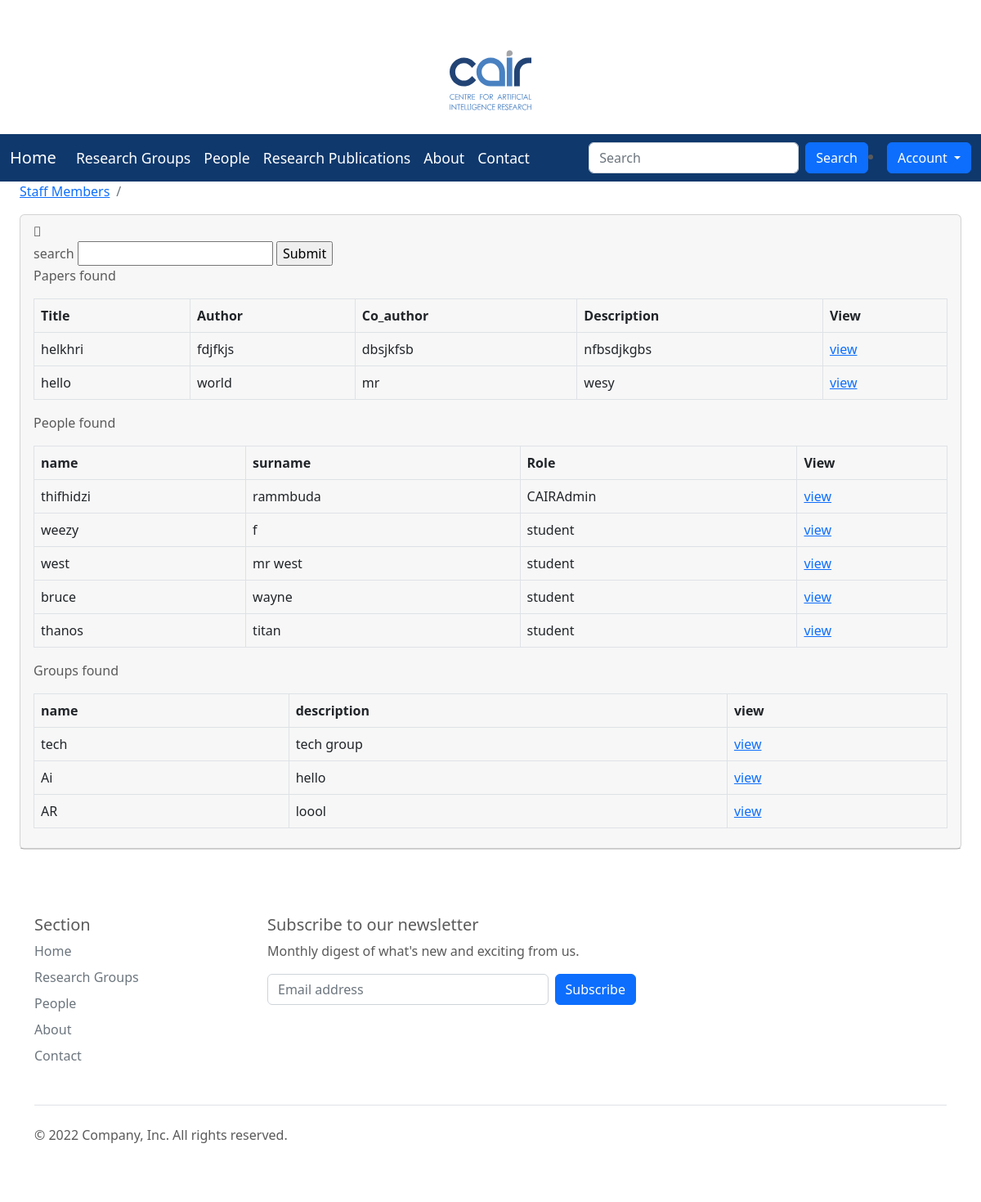
The app's page /search/, older data.
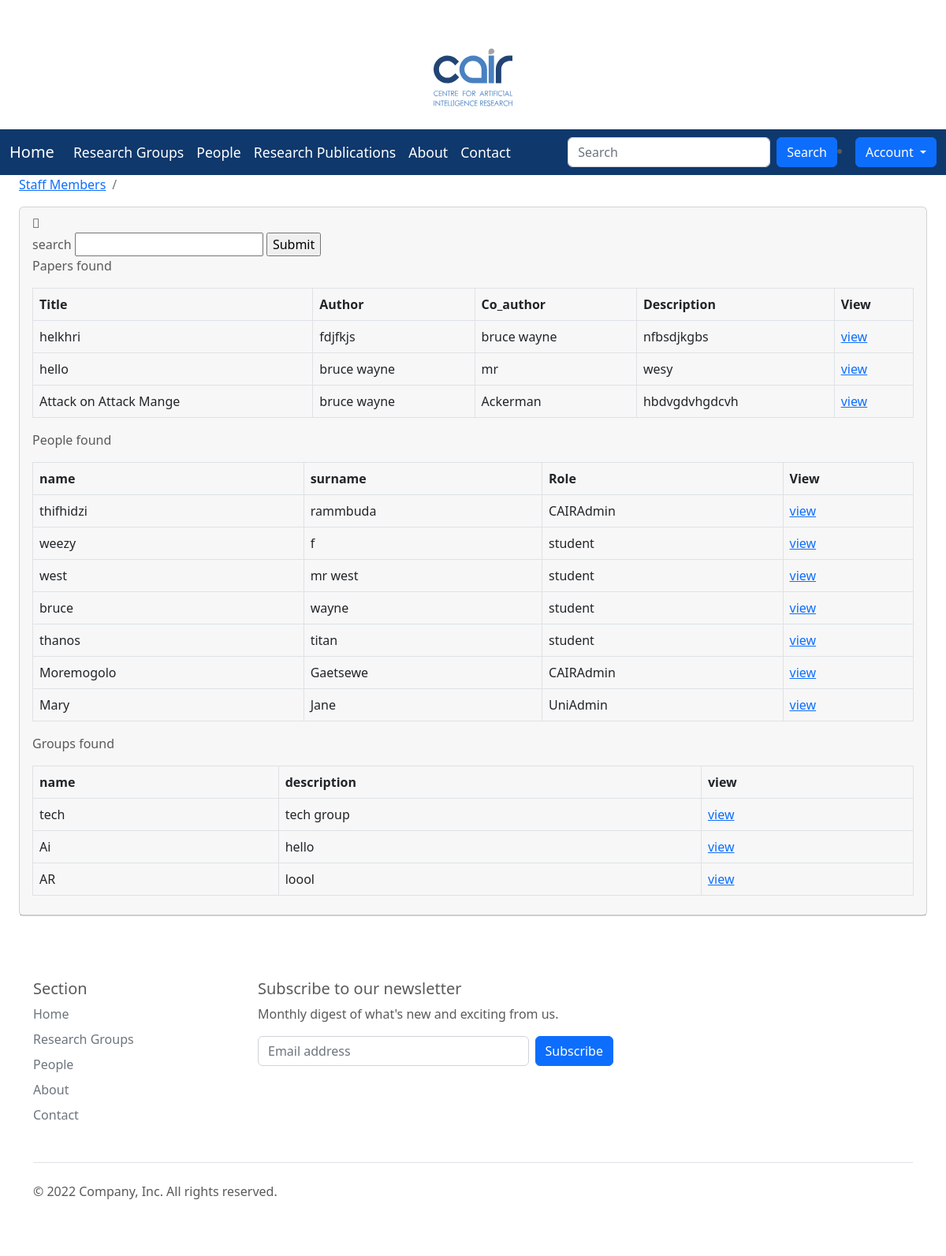
The same page, newer data.
### researchapp/models.py (models this page shows, shortened)
class Paper(models.Model):
    title = models.CharField(max_length=100)
    author = models.CharField(max_length=50)
    co_author = models.CharField(max_length=50)
    description =  models.TextField()
    category  = models.ForeignKey(PaperType, on_delete=models.CASCADE, default=None,blank=True , null=TRUE)
    group = models.ForeignKey(Group, on_delete=models.CASCADE, default=None,blank=True , null=TRUE)
    publication = models.FileField(upload_to='pdf/publications')
    peerReview = models.FileField(upload_to='pdf/peerReview', blank=True , null=TRUE)
    created = models.DateField(auto_now_add=True)
    published_by=models.ForeignKey(User, on_delete=models.CASCADE, default=None,blank=True , null=TRUE)

class User(AbstractUser):
    role = models.ForeignKey(Role, on_delete=models.CASCADE, default=None,blank=True , null=TRUE)
    university = models.ForeignKey(University, on_delete=models.CASCADE, default=None,blank=True , null=TRUE)
    group = models.ForeignKey(Group, on_delete=models.CASCADE, default=None,blank=True , null=TRUE)
    bio = models.CharField(max_length=100, blank=True , null=TRUE)
    student_role = models.ForeignKey(StudentRole, on_delete=models.CASCADE, default=None,blank=True , null=TRUE)
    image = models.ImageField(upload_to = 'images/profilePic',blank=True , null=TRUE)
    is_active = models.BooleanField(default=True)

class Role(models.Model):
    RoleType = models.CharField(max_length=100)

class Group(models.Model):
    name = models.CharField(max_length=100)
    description = models.CharField(max_length=100)
    university = models.ForeignKey(University, on_delete=models.CASCADE, default=None, null=TRUE)
    created = models.DateField(auto_now_add=True)

### researchapp/views.py (the view)
# urls.py: path('search/', views.search, name = 'search'),
def search(request):
    query_string = ''
    found_entries = None
    if ('search' in request.GET) and request.GET['search'].strip():
        query_string = request.GET['search']
        entry_query = get_query(query_string, ['title', 'description','author'])
        entry_query_2 = get_query(query_string, ['username', 'first_name', 'last_name'])
        entry_query_3 = get_query(query_string, ['name'])
        paper_list= Paper.objects.all().filter(entry_query)
        people_list = User.objects.all().filter(entry_query_2)
        group_list = Group.objects.all().filter(entry_query_3)
        context = {
            'papers':paper_list,
            'people': people_list,
            'groups' : group_list
            }
        return render(request,'search.html',context )
    else:
        display_paper = Paper.objects.all()
        display_people = User.objects.all()
        group_list = Group.objects.all()
        context = {
            'papers':display_paper,
            'people': display_people,
            'groups' : group_list
            }
        return render(request, 'search.html', context)

### researchapp/templates/search.html (shortened to what this page needs)
{% extends 'base.html' %}
{%load static%}
{% block style %}
    <link rel="stylesheet" href="{% static 'css/style1.css' %}">
    <link href="https://cdn.jsdelivr.net/npm/bootstrap@5.2.0/dist/css/bootstrap.min.css"
    rel="stylesheet">
    <link href='https://cdnjs.cloudflare.com/ajax/libs/font-awesome/4.0.3/css/font-awesome.css' rel='stylesheet'>
    <body oncontextmenu='return false' class='snippet-body'>
{% endblock %}
{% block body %}
   <div class="container-fluid">
        <div class="row">
          <div class="col-12 mb-3">
          <div class="col-12 mb-3">
                <div id="content-wrapper">
        <div class="container-fluid">
            <ol class="breadcrumb">
                <li class="breadcrumb-item">
                    <a href="">Staff Members</a>
                </li>
                <li class="breadcrumb-item active"></li>
            </ol>
            <div class="card mb-3">
                <div class="card-header">
                    <i class="fas fa-table"></i>
<form method = 'GET'>
    <label for="search">search</label>
    <input type="text" id="search" name="search">
    <input type = 'submit' name = 'Search'/>
</form>
{% if papers %}
<p> Papers found </p>
    <div class="table-responsive">
                        <table class="table table-bordered" id="dataTable" width="100%" cellspacing="0">
        <tr>
            <th>Title</th>
            <th>Author</th>
            <th>Co_author</th>
            <th>Description</th>
            <th>View</th>
        </tr>
  {% for paper in papers%}
    <td>{{paper.title}}  </td>
    <td>{{paper.author}} </td>
    <td>{{paper.co_author}} </td>
    <td>{{paper.description}}  </td>
    <td> <a href="{{ paper.publication.url }}"> view </a></td>
  {% endfor%}
</table>
</div>
{% endif %}
{% if people %}
<p> People found </p>
  <div class="table-responsive">
                        <table class="table table-bordered" id="dataTable" width="100%" cellspacing="0">
    <tr>
        <th>name</th>
        <th>surname</th>
        <th>Role </th>
        <th> View</h>
    </tr>
  {% for person in people%}
    <td>{{person.first_name}}</td>
    <td>{{person.last_name}} </td>
    <td>{{person.role.RoleType}}  </td>
    <td><a href=' {% url 'avprofile' user.pk %} '> view </a>  </td>
  {% endfor%}
</table></div>
{% endif %}
{% if groups %}
<p> Groups found </p>
  <div class="table-responsive">
                        <table class="table table-bordered" id="dataTable" width="100%" cellspacing="0">
    <tr>
        <th>name</th>
        <th>description</th>
        <th>view</th>
    </tr>
  {% for group in groups%}
    <td>{{group.name}}</td>
    <td>{{group.description}} </td>
    <td><a href="{% url 'avGprofile' group.pk %}"> view</a>  </td>
  {% endfor%}
</table></div>
{% endif %}
</div></div></div></div></div></div></div></div></div>
{% endblock %}

Row changes from the older to the newer data that the page shows:
changed Paper "helkhri": co_author "dbsjkfsb" → "bruce wayne"
changed Paper "hello": author "world" → "bruce wayne"
added Paper: title "Attack on Attack Mange", author "bruce wayne", co_author "Ackerman", description "hbdvgdvhgdcvh"
added User: first_name "Moremogolo", last_name "Gaetsewe", role.RoleType "CAIRAdmin"
added User: first_name "Mary", last_name "Jane", role.RoleType "UniAdmin"
